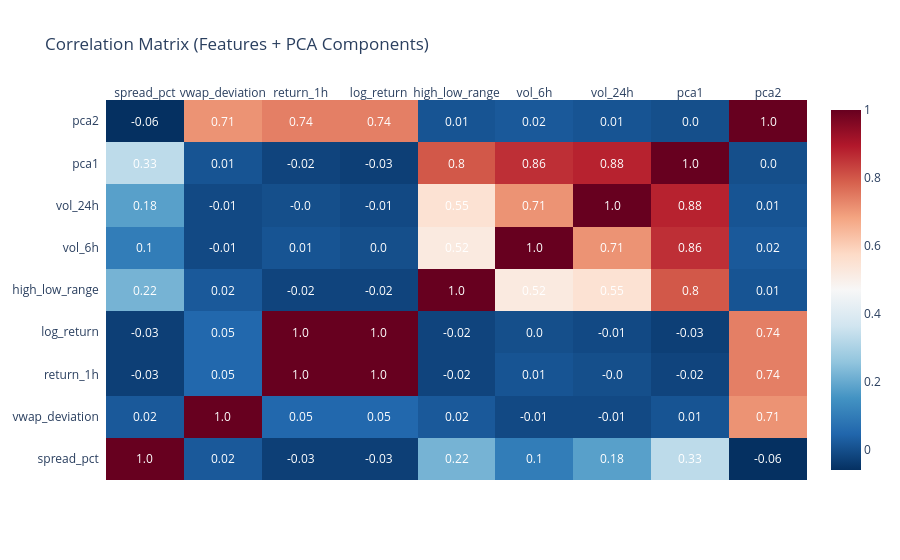

Notebook code cell kept with this figure:
### Code cell
# Prepare Data
corr_features = [
    "spread_pct",
    "vwap_deviation",
    "return_1h",
    "log_return",
    "high_low_range",
    "vol_6h",
    "vol_24h",
    "pca1",
    "pca2"
]

# Keep only existing columns
corr_features = [c for c in corr_features if c in df_model.columns]

# Compute correlation matrix
corr_matrix = df_model[corr_features].corr().round(2)

# Heatmap
fig = ff.create_annotated_heatmap(
    z=corr_matrix.values,
    x=list(corr_matrix.columns),
    y=list(corr_matrix.index),
    colorscale="RdBu_r",   # Blue → White → Red
    showscale=True
)

# Update layout
fig.update_layout(
    title_text="Correlation Matrix (Features + PCA Components)",
    template="plotly_white"
)

fig.show()

### Figure 1 — Plotly figure (JSON) as saved in the notebook; plotly's stock layout.template omitted (floating-point values rounded to 4 significant figures)
{"data": [{"colorscale": [[0, "rgb(5,48,97)"], [0.1, "rgb(33,102,172)"], [0.2, "rgb(67,147,195)"], [0.3, "rgb(146,197,222)"], [0.4, "rgb(209,229,240)"], [0.5, "rgb(247,247,247)"], [0.6, "rgb(253,219,199)"], [0.7, "rgb(244,165,130)"], [0.8, "rgb(214,96,77)"], [0.9, "rgb(178,24,43)"], [1, "rgb(103,0,31)"]], "reversescale": false, "showscale": true, "type": "heatmap", "x": ["spread_pct", "vwap_deviation", "return_1h", "log_return", "high_low_range", "vol_6h", "vol_24h", "pca1", "pca2"], "y": ["spread_pct", "vwap_deviation", "return_1h", "log_return", "high_low_range", "vol_6h", "vol_24h", "pca1", "pca2"], "z": [[1.0, 0.02, -0.03, -0.03, 0.22, 0.1, 0.18, 0.33, -0.06], [0.02, 1.0, 0.05, 0.05, 0.02, -0.01, -0.01, 0.01, 0.71], [-0.03, 0.05, 1.0, 1.0, -0.02, 0.01, -0.0, -0.02, 0.74], [-0.03, 0.05, 1.0, 1.0, -0.02, 0.0, -0.01, -0.03, 0.74], [0.22, 0.02, -0.02, -0.02, 1.0, 0.52, 0.55, 0.8, 0.01], [0.1, -0.01, 0.01, 0.0, 0.52, 1.0, 0.71, 0.86, 0.02], [0.18, -0.01, -0.0, -0.01, 0.55, 0.71, 1.0, 0.88, 0.01], [0.33, 0.01, -0.02, -0.03, 0.8, 0.86, 0.88, 1.0, 0.0], [-0.06, 0.71, 0.74, 0.74, 0.01, 0.02, 0.01, 0.0, 1.0]]}], "layout": {"annotations": [{"font": {"color": "#FFFFFF"}, "showarrow": false, "text": "1.0", "x": "spread_pct", "xref": "x", "y": "spread_pct", "yref": "y"}, {"font": {"color": "#FFFFFF"}, "showarrow": false, "text": "0.02", "x": "vwap_deviation", "xref": "x", "y": "spread_pct", "yref": "y"}, {"font": {"color": "#FFFFFF"}, "showarrow": false, "text": "-0.03", "x": "return_1h", "xref": "x", "y": "spread_pct", "yref": "y"}, {"font": {"color": "#FFFFFF"}, "showarrow": false, "text": "-0.03", "x": "log_return", "xref": "x", "y": "spread_pct", "yref": "y"}, {"font": {"color": "#FFFFFF"}, "showarrow": false, "text": "0.22", "x": "high_low_range", "xref": "x", "y": "spread_pct", "yref": "y"}, {"font": {"color": "#FFFFFF"}, "showarrow": false, "text": "0.1", "x": "vol_6h", "xref": "x", "y": "spread_pct", "yref": "y"}, {"font": {"color": "#FFFFFF"}, "showarrow": false, "text": "0.18", "x": "vol_24h", "xref": "x", "y": "spread_pct", "yref": "y"}, {"font": {"color": "#FFFFFF"}, "showarrow": false, "text": "0.33", "x": "pca1", "xref": "x", "y": "spread_pct", "yref": "y"}, {"font": {"color": "#FFFFFF"}, "showarrow": false, "text": "-0.06", "x": "pca2", "xref": "x", "y": "spread_pct", "yref": "y"}, {"font": {"color": "#FFFFFF"}, "showarrow": false, "text": "0.02", "x": "spread_pct", "xref": "x", "y": "vwap_deviation", "yref": "y"}, {"font": {"color": "#FFFFFF"}, "showarrow": false, "text": "1.0", "x": "vwap_deviation", "xref": "x", "y": "vwap_deviation", "yref": "y"}, {"font": {"color": "#FFFFFF"}, "showarrow": false, "text": "0.05", "x": "return_1h", "xref": "x", "y": "vwap_deviation", "yref": "y"}, {"font": {"color": "#FFFFFF"}, "showarrow": false, "text": "0.05", "x": "log_return", "xref": "x", "y": "vwap_deviation", "yref": "y"}, {"font": {"color": "#FFFFFF"}, "showarrow": false, "text": "0.02", "x": "high_low_range", "xref": "x", "y": "vwap_deviation", "yref": "y"}, {"font": {"color": "#FFFFFF"}, "showarrow": false, "text": "-0.01", "x": "vol_6h", "xref": "x", "y": "vwap_deviation", "yref": "y"}, {"font": {"color": "#FFFFFF"}, "showarrow": false, "text": "-0.01", "x": "vol_24h", "xref": "x", "y": "vwap_deviation", "yref": "y"}, {"font": {"color": "#FFFFFF"}, "showarrow": false, "text": "0.01", "x": "pca1", "xref": "x", "y": "vwap_deviation", "yref": "y"}, {"font": {"color": "#FFFFFF"}, "showarrow": false, "text": "0.71", "x": "pca2", "xref": "x", "y": "vwap_deviation", "yref": "y"}, {"font": {"color": "#FFFFFF"}, "showarrow": false, "text": "-0.03", "x": "spread_pct", "xref": "x", "y": "return_1h", "yref": "y"}, {"font": {"color": "#FFFFFF"}, "showarrow": false, "text": "0.05", "x": "vwap_deviation", "xref": "x", "y": "return_1h", "yref": "y"}, {"font": {"color": "#FFFFFF"}, "showarrow": false, "text": "1.0", "x": "return_1h", "xref": "x", "y": "return_1h", "yref": "y"}, {"font": {"color": "#FFFFFF"}, "showarrow": false, "text": "1.0", "x": "log_return", "xref": "x", "y": "return_1h", "yref": "y"}, {"font": {"color": "#FFFFFF"}, "showarrow": false, "text": "-0.02", "x": "high_low_range", "xref": "x", "y": "return_1h", "yref": "y"}, {"font": {"color": "#FFFFFF"}, "showarrow": false, "text": "0.01", "x": "vol_6h", "xref": "x", "y": "return_1h", "yref": "y"}, {"font": {"color": "#FFFFFF"}, "showarrow": false, "text": "-0.0", "x": "vol_24h", "xref": "x", "y": "return_1h", "yref": "y"}, {"font": {"color": "#FFFFFF"}, "showarrow": false, "text": "-0.02", "x": "pca1", "xref": "x", "y": "return_1h", "yref": "y"}, {"font": {"color": "#FFFFFF"}, "showarrow": false, "text": "0.74", "x": "pca2", "xref": "x", "y": "return_1h", "yref": "y"}, {"font": {"color": "#FFFFFF"}, "showarrow": false, "text": "-0.03", "x": "spread_pct", "xref": "x", "y": "log_return", "yref": "y"}, {"font": {"color": "#FFFFFF"}, "showarrow": false, "text": "0.05", "x": "vwap_deviation", "xref": "x", "y": "log_return", "yref": "y"}, {"font": {"color": "#FFFFFF"}, "showarrow": false, "text": "1.0", "x": "return_1h", "xref": "x", "y": "log_return", "yref": "y"}, {"font": {"color": "#FFFFFF"}, "showarrow": false, "text": "1.0", "x": "log_return", "xref": "x", "y": "log_return", "yref": "y"}, {"font": {"color": "#FFFFFF"}, "showarrow": false, "text": "-0.02", "x": "high_low_range", "xref": "x", "y": "log_return", "yref": "y"}, {"font": {"color": "#FFFFFF"}, "showarrow": false, "text": "0.0", "x": "vol_6h", "xref": "x", "y": "log_return", "yref": "y"}, {"font": {"color": "#FFFFFF"}, "showarrow": false, "text": "-0.01", "x": "vol_24h", "xref": "x", "y": "log_return", "yref": "y"}, {"font": {"color": "#FFFFFF"}, "showarrow": false, "text": "-0.03", "x": "pca1", "xref": "x", "y": "log_return", "yref": "y"}, {"font": {"color": "#FFFFFF"}, "showarrow": false, "text": "0.74", "x": "pca2", "xref": "x", "y": "log_return", "yref": "y"}, {"font": {"color": "#FFFFFF"}, "showarrow": false, "text": "0.22", "x": "spread_pct", "xref": "x", "y": "high_low_range", "yref": "y"}, {"font": {"color": "#FFFFFF"}, "showarrow": false, "text": "0.02", "x": "vwap_deviation", "xref": "x", "y": "high_low_range", "yref": "y"}, {"font": {"color": "#FFFFFF"}, "showarrow": false, "text": "-0.02", "x": "return_1h", "xref": "x", "y": "high_low_range", "yref": "y"}, {"font": {"color": "#FFFFFF"}, "showarrow": false, "text": "-0.02", "x": "log_return", "xref": "x", "y": "high_low_range", "yref": "y"}, {"font": {"color": "#FFFFFF"}, "showarrow": false, "text": "1.0", "x": "high_low_range", "xref": "x", "y": "high_low_range", "yref": "y"}, {"font": {"color": "#FFFFFF"}, "showarrow": false, "text": "0.52", "x": "vol_6h", "xref": "x", "y": "high_low_range", "yref": "y"}, {"font": {"color": "#FFFFFF"}, "showarrow": false, "text": "0.55", "x": "vol_24h", "xref": "x", "y": "high_low_range", "yref": "y"}, {"font": {"color": "#FFFFFF"}, "showarrow": false, "text": "0.8", "x": "pca1", "xref": "x", "y": "high_low_range", "yref": "y"}, {"font": {"color": "#FFFFFF"}, "showarrow": false, "text": "0.01", "x": "pca2", "xref": "x", "y": "high_low_range", "yref": "y"}, {"font": {"color": "#FFFFFF"}, "showarrow": false, "text": "0.1", "x": "spread_pct", "xref": "x", "y": "vol_6h", "yref": "y"}, {"font": {"color": "#FFFFFF"}, "showarrow": false, "text": "-0.01", "x": "vwap_deviation", "xref": "x", "y": "vol_6h", "yref": "y"}, {"font": {"color": "#FFFFFF"}, "showarrow": false, "text": "0.01", "x": "return_1h", "xref": "x", "y": "vol_6h", "yref": "y"}, {"font": {"color": "#FFFFFF"}, "showarrow": false, "text": "0.0", "x": "log_return", "xref": "x", "y": "vol_6h", "yref": "y"}, {"font": {"color": "#FFFFFF"}, "showarrow": false, "text": "0.52", "x": "high_low_range", "xref": "x", "y": "vol_6h", "yref": "y"}, {"font": {"color": "#FFFFFF"}, "showarrow": false, "text": "1.0", "x": "vol_6h", "xref": "x", "y": "vol_6h", "yref": "y"}, {"font": {"color": "#FFFFFF"}, "showarrow": false, "text": "0.71", "x": "vol_24h", "xref": "x", "y": "vol_6h", "yref": "y"}, {"font": {"color": "#FFFFFF"}, "showarrow": false, "text": "0.86", "x": "pca1", "xref": "x", "y": "vol_6h", "yref": "y"}, {"font": {"color": "#FFFFFF"}, "showarrow": false, "text": "0.02", "x": "pca2", "xref": "x", "y": "vol_6h", "yref": "y"}, {"font": {"color": "#FFFFFF"}, "showarrow": false, "text": "0.18", "x": "spread_pct", "xref": "x", "y": "vol_24h", "yref": "y"}, {"font": {"color": "#FFFFFF"}, "showarrow": false, "text": "-0.01", "x": "vwap_deviation", "xref": "x", "y": "vol_24h", "yref": "y"}, {"font": {"color": "#FFFFFF"}, "showarrow": false, "text": "-0.0", "x": "return_1h", "xref": "x", "y": "vol_24h", "yref": "y"}, {"font": {"color": "#FFFFFF"}, "showarrow": false, "text": "-0.01", "x": "log_return", "xref": "x", "y": "vol_24h", "yref": "y"}, {"font": {"color": "#FFFFFF"}, "showarrow": false, "text": "0.55", "x": "high_low_range", "xref": "x", "y": "vol_24h", "yref": "y"}, {"font": {"color": "#FFFFFF"}, "showarrow": false, "text": "0.71", "x": "vol_6h", "xref": "x", "y": "vol_24h", "yref": "y"}, {"font": {"color": "#FFFFFF"}, "showarrow": false, "text": "1.0", "x": "vol_24h", "xref": "x", "y": "vol_24h", "yref": "y"}, {"font": {"color": "#FFFFFF"}, "showarrow": false, "text": "0.88", "x": "pca1", "xref": "x", "y": "vol_24h", "yref": "y"}, {"font": {"color": "#FFFFFF"}, "showarrow": false, "text": "0.01", "x": "pca2", "xref": "x", "y": "vol_24h", "yref": "y"}, {"font": {"color": "#FFFFFF"}, "showarrow": false, "text": "0.33", "x": "spread_pct", "xref": "x", "y": "pca1", "yref": "y"}, {"font": {"color": "#FFFFFF"}, "showarrow": false, "text": "0.01", "x": "vwap_deviation", "xref": "x", "y": "pca1", "yref": "y"}, {"font": {"color": "#FFFFFF"}, "showarrow": false, "text": "-0.02", "x": "return_1h", "xref": "x", "y": "pca1", "yref": "y"}, {"font": {"color": "#FFFFFF"}, "showarrow": false, "text": "-0.03", "x": "log_return", "xref": "x", "y": "pca1", "yref": "y"}, {"font": {"color": "#FFFFFF"}, "showarrow": false, "text": "0.8", "x": "high_low_range", "xref": "x", "y": "pca1", "yref": "y"}, {"font": {"color": "#FFFFFF"}, "showarrow": false, "text": "0.86", "x": "vol_6h", "xref": "x", "y": "pca1", "yref": "y"}, {"font": {"color": "#FFFFFF"}, "showarrow": false, "text": "0.88", "x": "vol_24h", "xref": "x", "y": "pca1", "yref": "y"}, {"font": {"color": "#FFFFFF"}, "showarrow": false, "text": "1.0", "x": "pca1", "xref": "x", "y": "pca1", "yref": "y"}, {"font": {"color": "#FFFFFF"}, "showarrow": false, "text": "0.0", "x": "pca2", "xref": "x", "y": "pca1", "yref": "y"}, {"font": {"color": "#FFFFFF"}, "showarrow": false, "text": "-0.06", "x": "spread_pct", "xref": "x", "y": "pca2", "yref": "y"}, {"font": {"color": "#FFFFFF"}, "showarrow": false, "text": "0.71", "x": "vwap_deviation", "xref": "x", "y": "pca2", "yref": "y"}, {"font": {"color": "#FFFFFF"}, "showarrow": false, "text": "0.74", "x": "return_1h", "xref": "x", "y": "pca2", "yref": "y"}, {"font": {"color": "#FFFFFF"}, "showarrow": false, "text": "0.74", "x": "log_return", "xref": "x", "y": "pca2", "yref": "y"}, {"font": {"color": "#FFFFFF"}, "showarrow": false, "text": "0.01", "x": "high_low_range", "xref": "x", "y": "pca2", "yref": "y"}, {"font": {"color": "#FFFFFF"}, "showarrow": false, "text": "0.02", "x": "vol_6h", "xref": "x", "y": "pca2", "yref": "y"}, {"font": {"color": "#FFFFFF"}, "showarrow": false, "text": "0.01", "x": "vol_24h", "xref": "x", "y": "pca2", "yref": "y"}, {"font": {"color": "#FFFFFF"}, "showarrow": false, "text": "0.0", "x": "pca1", "xref": "x", "y": "pca2", "yref": "y"}, {"font": {"color": "#FFFFFF"}, "showarrow": false, "text": "1.0", "x": "pca2", "xref": "x", "y": "pca2", "yref": "y"}], "title": {"text": "Correlation Matrix (Features + PCA Components)"}, "xaxis": {"dtick": 1, "gridcolor": "rgb(0, 0, 0)", "side": "top", "ticks": ""}, "yaxis": {"dtick": 1, "ticks": "", "ticksuffix": "  "}}}
